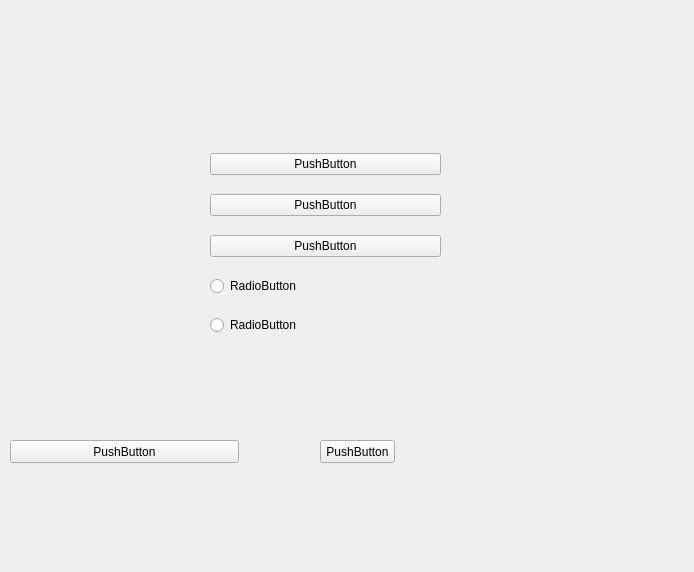
<?xml version="1.0" encoding="UTF-8"?>
<ui version="4.0">
 <class>Form</class>
 <widget class="QWidget" name="Form">
  <property name="geometry">
   <rect>
    <x>0</x>
    <y>0</y>
    <width>694</width>
    <height>572</height>
   </rect>
  </property>
  <property name="windowTitle">
   <string>Form</string>
  </property>
  <widget class="QWidget" name="verticalLayoutWidget">
   <property name="geometry">
    <rect>
     <x>210</x>
     <y>140</y>
     <width>231</width>
     <height>211</height>
    </rect>
   </property>
   <layout class="QVBoxLayout" name="verticalLayout">
    <item>
     <widget class="QPushButton" name="pushButton_2">
      <property name="text">
       <string>PushButton</string>
      </property>
     </widget>
    </item>
    <item>
     <widget class="QPushButton" name="pushButton_3">
      <property name="text">
       <string>PushButton</string>
      </property>
     </widget>
    </item>
    <item>
     <widget class="QPushButton" name="pushButton">
      <property name="text">
       <string>PushButton</string>
      </property>
     </widget>
    </item>
    <item>
     <widget class="QRadioButton" name="radioButton_2">
      <property name="text">
       <string>RadioButton</string>
      </property>
     </widget>
    </item>
    <item>
     <widget class="QRadioButton" name="radioButton">
      <property name="text">
       <string>RadioButton</string>
      </property>
     </widget>
    </item>
   </layout>
  </widget>
  <widget class="QPushButton" name="pushButton_4">
   <property name="geometry">
    <rect>
     <x>10</x>
     <y>440</y>
     <width>229</width>
     <height>23</height>
    </rect>
   </property>
   <property name="text">
    <string>PushButton</string>
   </property>
  </widget>
  <widget class="QPushButton" name="pushButton_5">
   <property name="geometry">
    <rect>
     <x>320</x>
     <y>440</y>
     <width>75</width>
     <height>23</height>
    </rect>
   </property>
   <property name="text">
    <string>PushButton</string>
   </property>
  </widget>
 </widget>
 <resources/>
 <connections/>
</ui>
